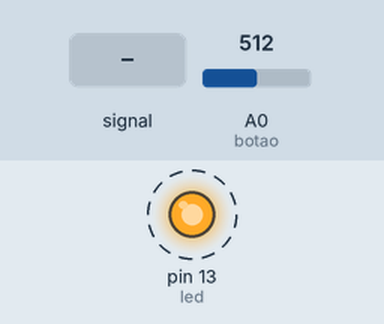
A sketch run on a simulated Arduino Uno, built with avr-gcc and run on an emulated ATmega328P. Shown: output pins drawn as LEDs (lit = HIGH). Dashed ring = blinking. The inputs (shaded band) are chosen by the test bench; at power-on: A0 (botao) = 512.

Above: at 1.27 s.
1.3 s: A0 (botao) set to 0
2.9 s: A0 (botao) set to 3
4.4 s: A0 (botao) set to 6
At 5.1 s:
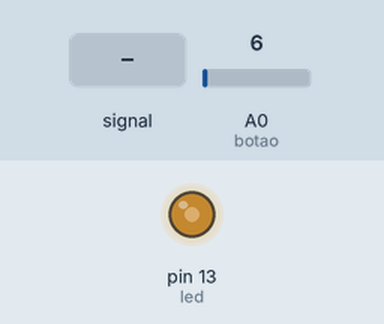
5.9 s: A0 (botao) set to 122
At 6.08 s:
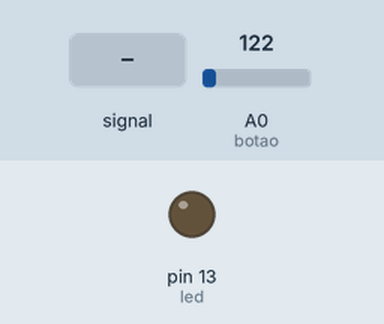
At 6.5 s:
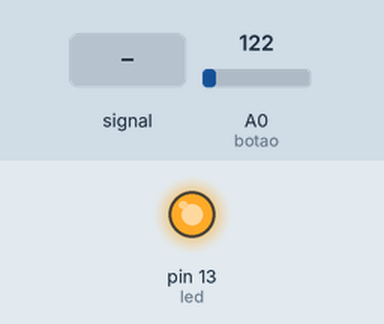
8.9 s: A0 (botao) fed a 200 Hz sine of ±81 counts around its level
Timing chart, 0 to 12.9 s (numbered marks = the images above; inputs shaded):
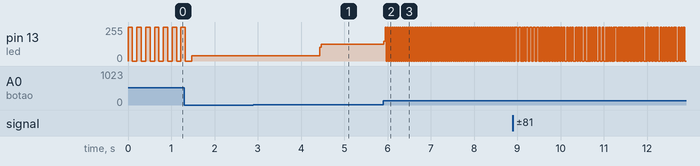

The sketch:

trimpot.ino
```cpp
int botao = A0;
int led=13;

void setup()
{
  Serial.begin(9600);
  pinMode(botao, INPUT);
    pinMode(led, OUTPUT);
}

void loop()
{
  int t = analogRead(botao)/5;
digitalWrite(led, HIGH);
  delay(t);
  digitalWrite(led, LOW);
  delay(t);
}
```

Measured:
- after the input at 2.9 s, every drawn part: stays the same
- after the input at 4.4 s, pin 13 (led): 41/255 → 124/255 at once
- after the input at 5.9 s, pin 13 (led): 124/255 → 148/255 at once, then repeats every 0.05 s: 255/255 0.02 s, 0/255 0.02 s
